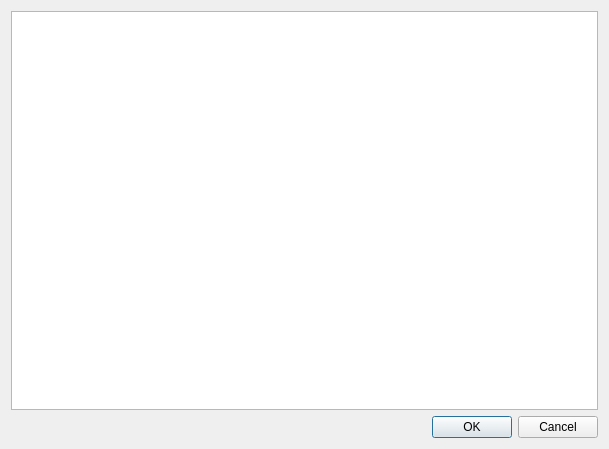
<?xml version="1.0" encoding="UTF-8"?>
<ui version="4.0">
 <class>DialogUpcomingBirthdays</class>
 <widget class="QDialog" name="DialogUpcomingBirthdays">
  <property name="geometry">
   <rect>
    <x>0</x>
    <y>0</y>
    <width>609</width>
    <height>449</height>
   </rect>
  </property>
  <property name="windowTitle">
   <string>Dialog</string>
  </property>
  <layout class="QGridLayout" name="gridLayout">
   <item row="0" column="0">
    <widget class="QListView" name="listViewBirthdays"/>
   </item>
   <item row="1" column="0">
    <widget class="QDialogButtonBox" name="buttonBox">
     <property name="orientation">
      <enum>Qt::Horizontal</enum>
     </property>
     <property name="standardButtons">
      <set>QDialogButtonBox::Cancel|QDialogButtonBox::Ok</set>
     </property>
    </widget>
   </item>
  </layout>
 </widget>
 <resources/>
 <connections>
  <connection>
   <sender>buttonBox</sender>
   <signal>accepted()</signal>
   <receiver>DialogUpcomingBirthdays</receiver>
   <slot>accept()</slot>
   <hints>
    <hint type="sourcelabel">
     <x>248</x>
     <y>254</y>
    </hint>
    <hint type="destinationlabel">
     <x>157</x>
     <y>274</y>
    </hint>
   </hints>
  </connection>
  <connection>
   <sender>buttonBox</sender>
   <signal>rejected()</signal>
   <receiver>DialogUpcomingBirthdays</receiver>
   <slot>reject()</slot>
   <hints>
    <hint type="sourcelabel">
     <x>316</x>
     <y>260</y>
    </hint>
    <hint type="destinationlabel">
     <x>286</x>
     <y>274</y>
    </hint>
   </hints>
  </connection>
 </connections>
</ui>
